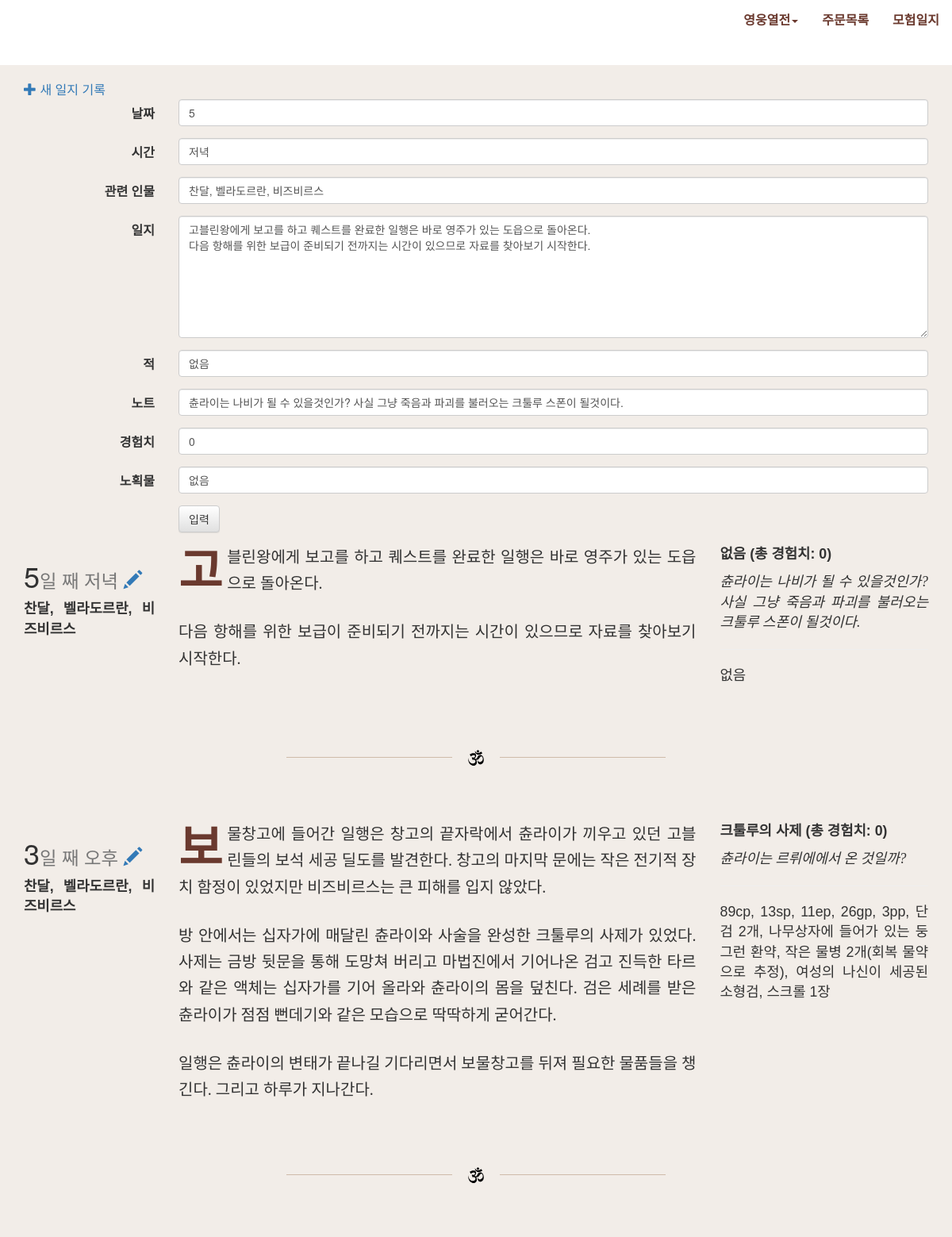
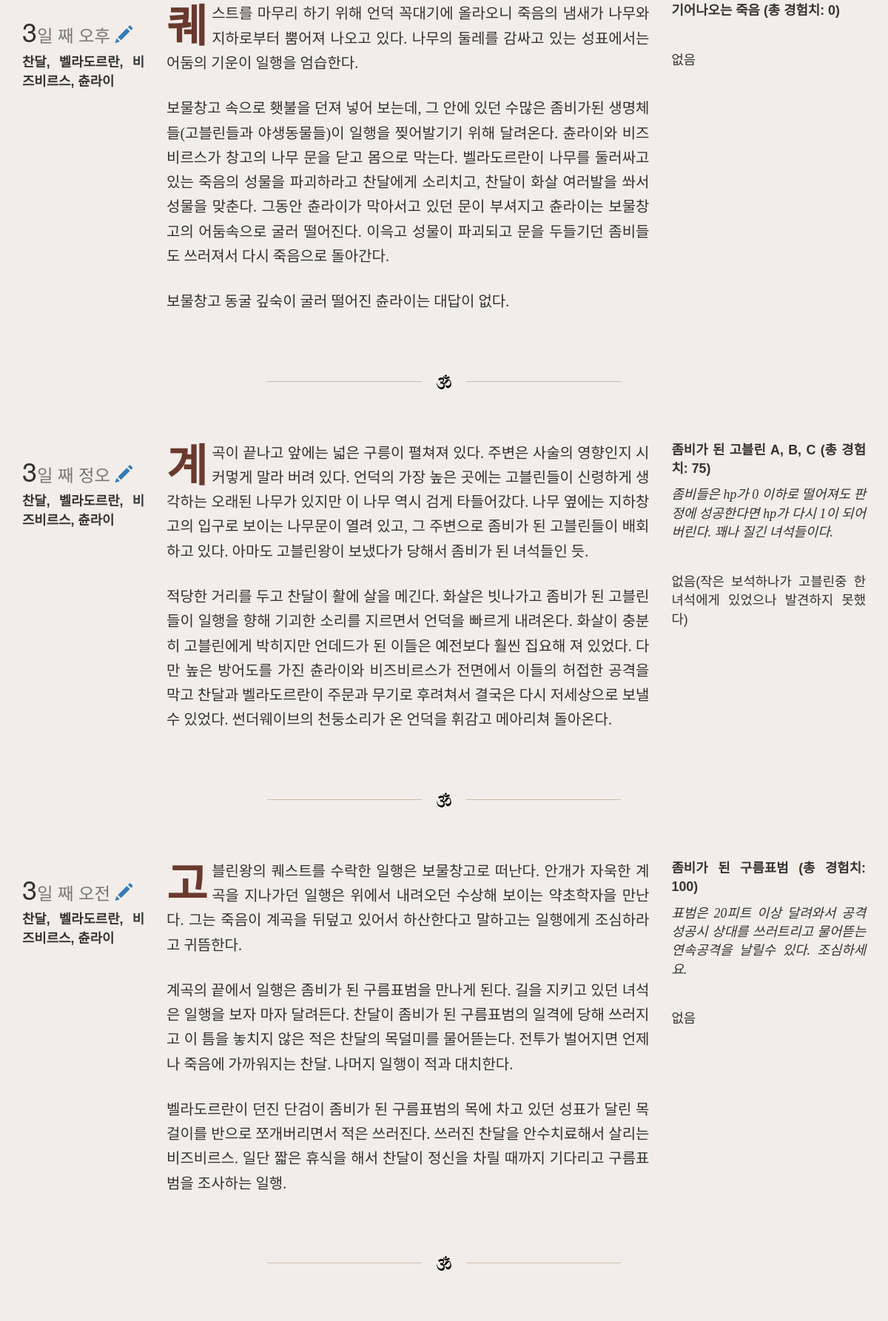
Screenshot of /logs.php?mode=modify&log=10 (upper part) with the database file from the repository (2 pictures, top to bottom).
### tables this page shows
CREATE TABLE log(date, time, chars, desc, enm, note, xps, loot);

### logs.php (the view, shortened to what this page needs)
<?php
include("header.php");
$logs = $db -> QUERY("SELECT rowid, * FROM log ORDER BY rowid DESC") or print "로그를 불러오는데 문제가 발생하였습니다: ".$db->lastErrorMsg();
?>
<div class="col-sx-12">
	<a href="?mode=new"><span class="glyphicon glyphicon-plus"></span> 새 일지 기록</a>
</div>
<?php WHILE ($log = $logs -> fetchArray(SQLITE3_ASSOC))	{ ?>
<?php
if ($_GET['mode'] == 'modify') {
	if ($_GET['log'] == $log['rowid']) {
	?>
<form action="logs.php" method="get" class="form-horizontal">
	<div class="form-group">
		<label class="col-sm-2 control-label">날짜</label>
		<div class="col-sm-10">
 			<input type="number" name="date" class="form-control" value="<?php echo $log['date']; ?>">
		</div>
	</div>
	<div class="form-group">
		<label class="col-sm-2 control-label">시간</label>
		<div class="col-sm-10">
			<input type="text" name="time" class="form-control" value="<?php echo $log['time']; ?>">
		</div>
	</div>
	<div class="form-group">
		<label class="col-sm-2 control-label">관련 인물</label>
		<div class="col-sm-10">
			<input type="text" name="chars" class="form-control" value="<?php echo $log['chars']; ?>">
		</div>
	</div>
	<div class="form-group">
		<label class="col-sm-2 control-label">일지</label>
		<div class="col-sm-10">
 	 		<textarea name="desc" class="form-control" rows="7"><?php echo $log['desc']; ?></textarea>
		</div>
	</div>
	<div class="form-group">
		<label class="col-sm-2 control-label">적</label>
		<div class="col-sm-10">
			<input type="text" name="enm" class="form-control" value="<?php echo $log['enm']; ?>">
		</div>
	</div>
	<div class="form-group">
		<label class="col-sm-2 control-label">노트</label>
		<div class="col-sm-10">
			<input type="text" name="note" class="form-control" value="<?php echo $log['note']; ?>">
		</div>
	</div>
	<div class="form-group">
		<label class="col-sm-2 control-label">경험치</label>
		<div class="col-sm-10">
			<input type="number" name="xps" class="form-control" value="<?php echo $log['xps']; ?>">
		</div>
	</div>
	<div class="form-group">
		<label class="col-sm-2 control-label">노획물</label>
		<div class="col-sm-10">
			<input type="text" name="loot" class="form-control" value="<?php echo $log['loot']; ?>">
		</div>
	</div>
	<div class="form-group">
		<label class="col-sm-2 control-label"></label>
		<div class="col-sm-10">
		  	<button class="btn btn-default" type="submit">입력</button>
		 </div>
	</div>
</form>
	<?php
}}
?>
<div class="row">
<div class="col-sm-2">
<?php echo '<h1>'.$log['date'].'<small>일 째 '.$log['time']; ?>	<a href="?mode=modify&log=<?php echo $log['rowid']; ?>"><span class="glyphicon glyphicon-pencil"></span></a></small></h1>
  	<p class="sans-serif sml wt7">	<?php echo $log['chars']; ?></p>
</div>
<div class="col-sm-7">
  <p class="desc"><?php echo nl2br($log['desc']); ?></p>
</div>
<div class="col-sm-3">
<p class="sans-serif sml wt7"><?php echo $log['enm'].' (총 경험치: '.$log['xps'].')'; ?></p>
<p class="serif sml itl"><?php echo $log['note']; ?></p><hr />
<p class="sans-serif sml"><?php echo $log['loot']; ?></p>
</div>
</div>
<div class="center">
<img src="seperator.svg" width="auto" height="20px" style="width: 60px; height: 60px; display: block; margin:0 auto; padding: 20px; position: relative; top: -50px;"/>
</div>
<?php } ?>
</div>
<?php
include("footer.php");
?>

### style.css (style rules this page uses)
body { font-family: "Helvetica Neue", Helvetica, Arial, 'Spoqa Han Sans', Sans-serif; font-size: 1.6rem; }
p { font-family: 'KoPub Batang', serif; font-size: 20px; text-align: justify; }
p.desc { line-height: 33.28px; }
p.desc:first-letter { font-family: 'Spoqa Han Sans', Sans-serif; font-size: 300%; font-weight: 700; float: left; margin-top: 18px; margin-right: 6px; color: #6a392e; }
.sans-serif { font-family: 'Spoqa Han Sans', sans-serif; }
.serif { font-family: 'KoPub Batang', serif; }
.sml { font-size: 111.2%; }
.wt7 { font-weight: 700; }
.itl { font-style: italic; letter-spacing: 0px; }
.center { text-align: center; }
.logSeperator + img { background-color: #f2ede8; }
@media (min-width: 768px) { body { background-color: #f2ede8; } }

### rows the page displays
log: date "5", time "저녁", chars "찬달, 벨라도르란, 비즈비르스", desc "고블린왕에게 보고를 하고 퀘스트를 완료한 일행은 바로 영주가 있는 도읍으로 돌아온다. 다음 항해를 위한 보급이 준비되기 전까지는 시간이 있으므로 자료를 찾아보기 시작한다.", enm "없음", note "츈라이는 나비가 될 수 있을것인가? 사실 그냥 죽음과 파괴를 불러오는 크툴루 스폰이 될것이다.", xps "0", loot "없음"
log: date "3", time "오후", chars "찬달, 벨라도르란, 비즈비르스", desc "보물창고에 들어간 일행은 창고의 끝자락에서 츈라이가 끼우고 있던 고블린들의 보석 세공 딜도를 발견한다. 창고의 마지막 문에는 작은 전기적 장치 함정이 있었지만 비즈비르스는 큰 피해를 입지 않았다. 방 안에서는 십자가에 매달린 츈라이와 사술을 완성한 크툴루의 사제가 있었다. 사제는 금방 뒷문을 통해 도망쳐 버리고 마법진에서 기어나온 검고 진득한 타르와 같은 액체는 십자가를 기어 올라와 츈라이의 몸을 덮친다. 검은 세례를 받은 츈라이가 점점 뻔데기와 같은 모습으로 딱딱하게 굳어간다. 일행은 츈라이의 변태가 끝나길 기다리면서 보물창고를 뒤져 필요한 물품들을 챙긴다. 그리고 하루가 지나간다.", enm "크툴루의 사제", xps "0", note "츈라이는 르뤼에에서 온 것일까?", loot "89cp, 13sp, 11ep, 26gp, 3pp, 단검 2개, 나무상자에 들어가 있는 둥그런 환약, 작은 물병 2개(회복 물약으로 추정), 여성의 나신이 세공된 소형검, 스크롤 1장"
log: date "3", time "오후", chars "찬달, 벨라도르란, 비즈비르스, 츈라이", desc "퀘스트를 마무리 하기 위해 언덕 꼭대기에 올라오니 죽음의 냄새가 나무와 지하로부터 뿜어져 나오고 있다. 나무의 둘레를 감싸고 있는 성표에서는 어둠의 기운이 일행을 엄습한다. 보물창고 속으로 횃불을 던져 넣어 보는데, 그 안에 있던 수많은 좀비가된 생명체들(고블린들과 야생동물들)이 일행을 찢어발기기 위해 달려온다. 츈라이와 비즈비르스가 창고의 나무 문을 닫고 몸으로 막는다. 벨라도르란이 나무를 둘러싸고 있는 죽음의 성물을 파괴하라고 찬달에게 소리치고, 찬달이 화살 여러발을 쏴서 성물을 맞춘다. 그동안 츈라이가 막아서고 있던 문이 부셔지고 츈라이는 보물창고의 어둠속으로 굴러 떨어진다. 이윽고 성물이 파괴되고 문을 두들기던 좀비들도 쓰러져서 다시 죽음으로 돌아간다. 보물창고 동굴 깊숙이 굴러 떨어진 츈라이는 대답이 없다.", enm "기어나오는 죽음", xps "0", loot "없음"
log: date "3", time "정오", chars "찬달, 벨라도르란, 비즈비르스, 츈라이", desc "계곡이 끝나고 앞에는 넓은 구릉이 펼쳐져 있다. 주변은 사술의 영향인지 시커멓게 말라 버려 있다. 언덕의 가장 높은 곳에는 고블린들이 신령하게 생각하는 오래된 나무가 있지만 이 나무 역시 검게 타들어갔다. 나무 옆에는 지하창고의 입구로 보이는 나무문이 열려 있고, 그 주변으로 좀비가 된 고블린들이 배회하고 있다. 아마도 고블린왕이 보냈다가 당해서 좀비가 된 녀석들인 듯. 적당한 거리를 두고 찬달이 활에 살을 메긴다. 화살은 빗나가고 좀비가 된 고블린들이 일행을 향해 기괴한 소리를 지르면서 언덕을 빠르게 내려온다. 화살이 충분히 고블린에게 박히지만 언데드가 된 이들은 예전보다 훨씬 집요해 져 있었다. 다만 높은 방어도를 가진 츈라이와 비즈비르스가 전면에서 이들의 허접한 공격을 막고 찬달과 벨라도르란이 주문과 무기로 후려쳐서 결국은 다시 저세상으로 보낼 수 있었다. 썬더웨이브의 천둥소리가 온 언덕을 휘감고 메아리쳐 돌아온다.", enm "좀비가 된 고블린 A, B, C", xps "75", note "좀비들은 hp가 0 이하로 떨어져도 판정에 성공한다면 hp가 다시 1이 되어 버린다. 꽤나 질긴 녀석들이다.", loot "없음(작은 보석하나가 고블린중 한 녀석에게 있었으나 발견하지 못했다)"
log: date "3", time "오전", chars "찬달, 벨라도르란, 비즈비르스, 츈라이", desc "고블린왕의 퀘스트를 수락한 일행은 보물창고로 떠난다. 안개가 자욱한 계곡을 지나가던 일행은 위에서 내려오던 수상해 보이는 약초학자을 만난다. 그는 죽음이 계곡을 뒤덮고 있어서 하산한다고 말하고는 일행에게 조심하라고 귀뜸한다. 계곡의 끝에서 일행은 좀비가 된 구름표범을 만나게 된다. 길을 지키고 있던 녀석은 일행을 보자 마자 달려든다. 찬달이 좀비가 된 구름표범의 일격에 당해 쓰러지고 이 틈을 놓치지 않은 적은 찬달의 목덜미를 물어뜯는다. 전투가 벌어지면 언제나 죽음에 가까워지는 찬달. 나머지 일행이 적과 대치한다. 벨라도르란이 던진 단검이 좀비가 된 구름표범의 목에 차고 있던 성표가 달린 목걸이를 반으로 쪼개버리면서 적은 쓰러진다. 쓰러진 찬달을 안수치료해서 살리는 비즈비르스. 일단 짧은 휴식을 해서 찬달이 정신을 차릴 때까지 기다리고 구름표범을 조사하는 일행.", enm "좀비가 된 구름표범", xps "100", note "표범은 20피트 이상 달려와서 공격 성공시 상대를 쓰러트리고 물어뜯는 연속공격을 날릴수 있다. 조심하세요.", loot "없음"
